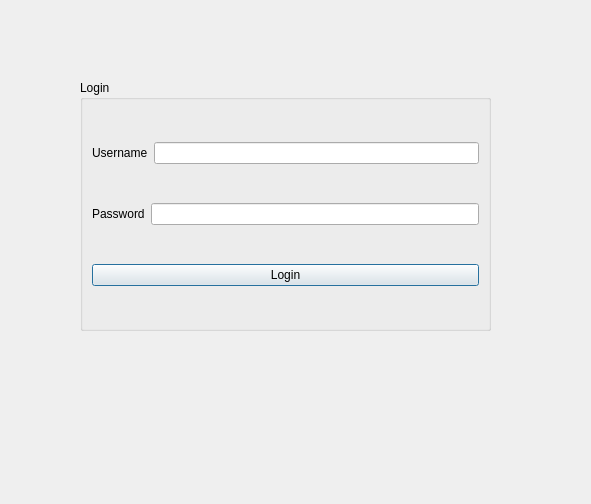
<?xml version="1.0" encoding="UTF-8"?>
<ui version="4.0">
 <class>Relogin</class>
 <widget class="QDialog" name="Relogin">
  <property name="geometry">
   <rect>
    <x>0</x>
    <y>0</y>
    <width>591</width>
    <height>504</height>
   </rect>
  </property>
  <property name="windowTitle">
   <string>Dialog</string>
  </property>
  <widget class="QGroupBox" name="groupBox_2">
   <property name="geometry">
    <rect>
     <x>80</x>
     <y>80</y>
     <width>411</width>
     <height>251</height>
    </rect>
   </property>
   <property name="title">
    <string>Login</string>
   </property>
   <layout class="QVBoxLayout" name="verticalLayout">
    <item>
     <layout class="QHBoxLayout" name="horizontalLayout_4">
      <item>
       <widget class="QLabel" name="label_4">
        <property name="text">
         <string>Username</string>
        </property>
       </widget>
      </item>
      <item>
       <widget class="QLineEdit" name="lineEdit_3"/>
      </item>
     </layout>
    </item>
    <item>
     <layout class="QHBoxLayout" name="horizontalLayout_5">
      <item>
       <widget class="QLabel" name="label_5">
        <property name="text">
         <string>Password</string>
        </property>
       </widget>
      </item>
      <item>
       <widget class="QLineEdit" name="lineEdit_4">
        <property name="echoMode">
         <enum>QLineEdit::Password</enum>
        </property>
       </widget>
      </item>
     </layout>
    </item>
    <item>
     <widget class="QPushButton" name="pushButton_4">
      <property name="text">
       <string>Login</string>
      </property>
     </widget>
    </item>
   </layout>
  </widget>
 </widget>
 <resources/>
 <connections/>
</ui>
